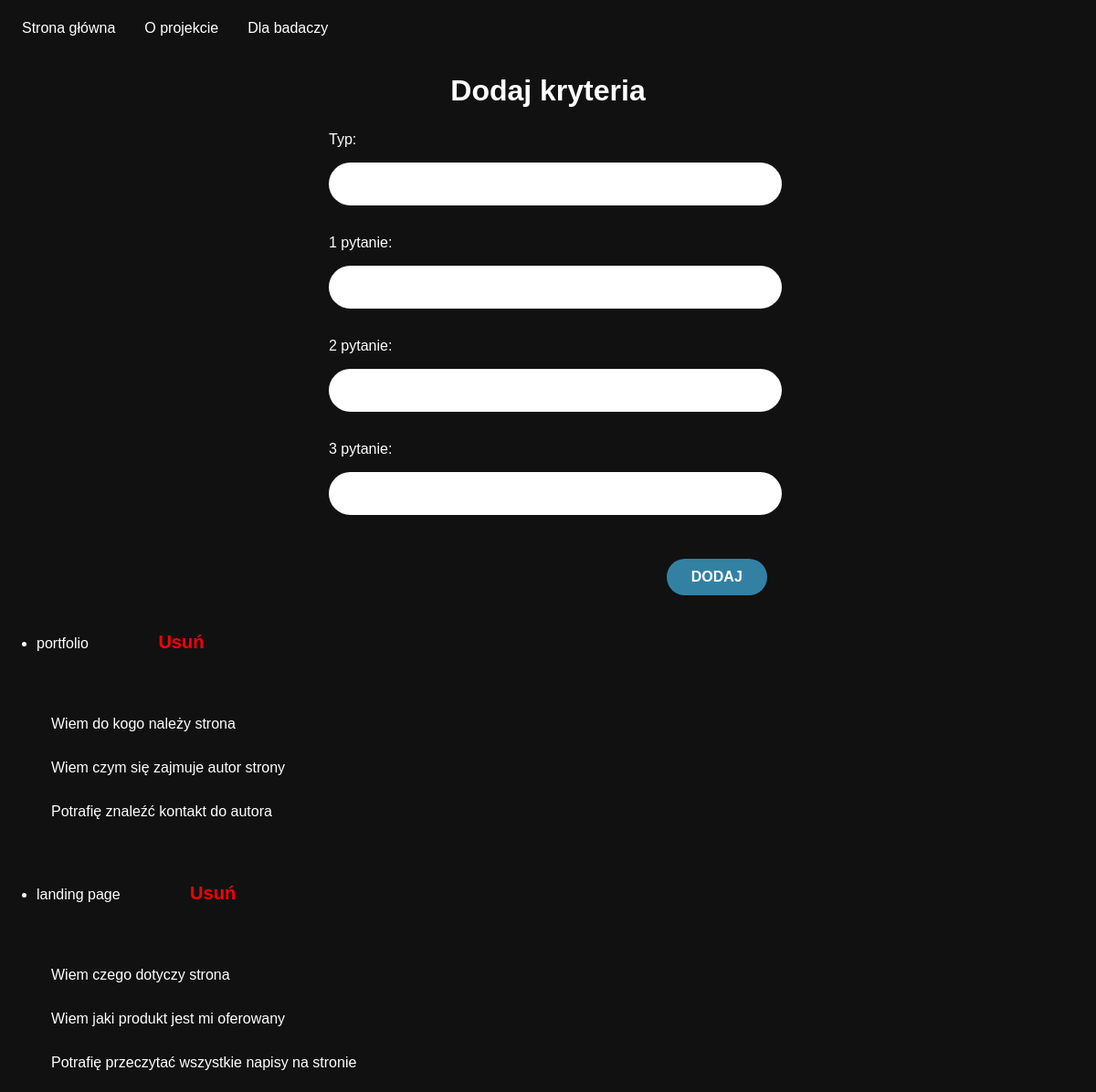
/question/add (signed in), run on the app's committed database.
### app.py (models this page shows, shortened)
class Question(db.Model):
    id = db.Column(db.Integer, primary_key=True)
    type = db.Column(db.String(200), nullable=False, unique=True)
    q1 = db.Column(db.String(200), nullable=False)
    q2 = db.Column(db.String(200), nullable=False)
    q3 = db.Column(db.String(200), nullable=False)

### app.py (the view, shortened to what this page needs)
@app.route('/question/add', methods=['GET', 'POST'])
def add_question():
    if is_not_logged():
        return redirect(url_for('index'))
    form = QuestionForm()
    our_questions = Question.query.order_by(Question.id)
    persons = Responder.query.order_by(Responder.id)
    return render_template("add_question.html", form=form, our_questions=our_questions, persons=persons)

### app.py
class QuestionForm(FlaskForm):
    type = StringField("Typ: ", validators=[DataRequired()])
    q1 = StringField("1 pytanie: ", validators=[DataRequired()])
    q2 = StringField("2 pytanie: ", validators=[DataRequired()])
    q3 = StringField("3 pytanie: ", validators=[DataRequired()])
    submit = SubmitField("DODAJ")

### app.py (called while the page is built)
def is_not_logged():
    if 'logged' not in session or session['logged']==False:
        flash('Nie masz dostępu do tej strony')

### templates/add_question.html (shortened to what this page needs)
{% extends 'base.html' %}
{% block body %}
<h2>Dodaj kryteria</h2>
<form action="/question/add" method="POST" enctype="multipart/form-data" class="question-form">
        {{ form.type.label(class="form-label")}}
        {{ form.type(class="form-control") }}
        {{ form.q1.label(class="form-label") }}
        {{ form.q1(class="form-control") }}
        {{ form.q2.label(class="form-label") }}
        {{ form.q2(class="form-control") }}
        {{ form.q3.label(class="form-label") }}
        {{ form.q3(class="form-control") }}
    {{ form.submit(class="btn btn-primary") }}
    <br>
</form>
<ul>
{% for our_question in our_questions %}
    <li>{{ our_question.type }} <form action="{{ url_for('delete_question', question_type=our_question.type) }}" method="post" style="display:inline;">
        <button type="submit" class="btn-delete">Usuń</button>
    </form></li>
    <p>{{ our_question.q1 }}</p>
    <p>{{ our_question.q2 }}</p>
    <p>{{ our_question.q3 }}</p>
{% endfor %}
</ul>
{% endblock %}

### static/css/main.css (style rules this page uses)
body { margin: 0; font-family: sans-serif; background-color: #111111; color: white; }
h2 { text-align: center; font-size: 2rem; }
p { margin: 1rem; line-height: 2; }
button, .btn { border: 2px solid white; border-radius: 50px; background-color: #111; color: white; font-size: 20px; font-weight: bold; padding: 14px 20px; margin: 2rem; }
.btn-delete { color: red; size: 12px; border: none; background-color: none; }
form { padding: 0 20px 20px; }
.site-form, .question-form, .particulars-form { position: relative; margin-bottom: 1rem; padding-bottom: 1rem; width: 30rem; left: 50%; transform: translateX(-50%); }
.site-form label, .question-form label { display: inline-block; }
.password input,.site-form input,.site-form textarea,.question-form input,.question-form textarea { border: none; border-radius: 45px; display: block; width: 100%; padding: 1rem 0.5rem 1rem; margin-top: 1rem; margin-bottom: 2rem; }
.site-form .btn, .question-form .btn, .particulars-form .btn { background-color: #3281a3; border: none; border-radius: 45px; color: #fff; display: block; font-size: 16px; padding: 0.7rem 1.7rem; margin: 1rem 0; width: auto; float: right; }

### data on the page
Question: type "portfolio", q1 "Wiem do kogo należy strona", q2 "Wiem czym się zajmuje autor strony", q3 "Potrafię znaleźć kontakt do autora"
Question: type "landing page", q1 "Wiem czego dotyczy strona", q2 "Wiem jaki produkt jest mi oferowany", q3 "Potrafię przeczytać wszystkie napisy na stronie"
